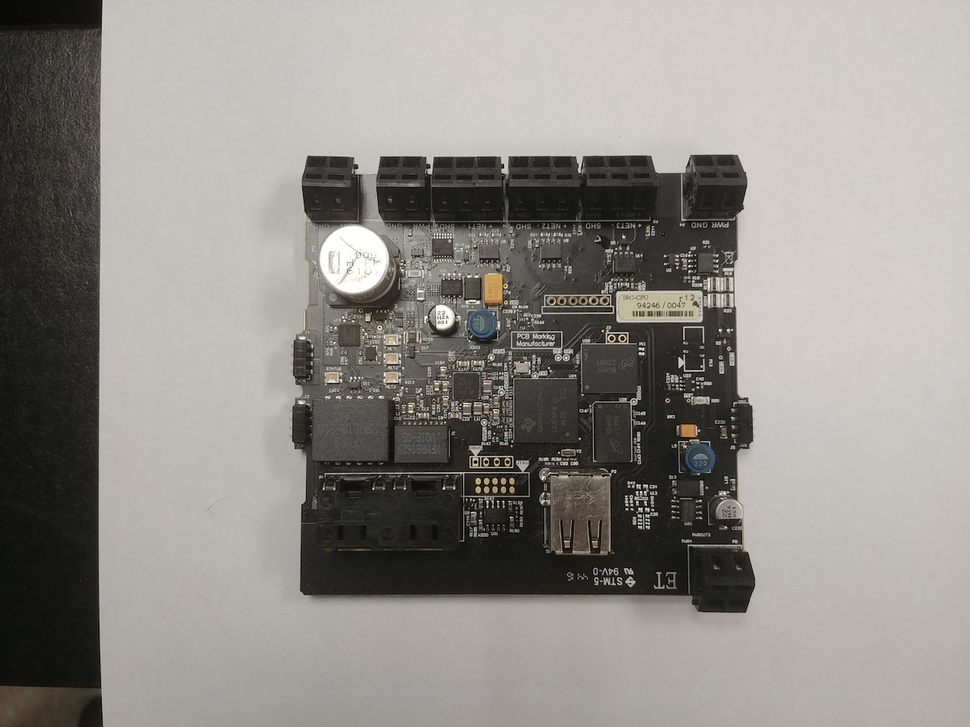
#> input picture opencv-cp2-Edge detection and Filters/cpu_01.jpg, 970 x 727 px, shrunk from 1280 x 960 before the run
$ python focus_change.py
#> lines starting #> are read from the running program, lines starting #| are printed output that depends on the picture
import cv2
import numpy as np

img = cv2.imread('cpu_01.jpg')
#> img is the input picture: shape (727, 970, 3); mean B, G, R 135.8, 140.5, 143.7
rows, cols = img.shape[:2]
#> rows = 727; cols = 970

# generating vignette mask using Gaussian kernels
kernel_x = cv2.getGaussianKernel(int(1.5 * cols), 200)
kernel_y = cv2.getGaussianKernel(int(1.5 * rows), 200)
kernel = kernel_y * kernel_x.T
mask = 255 * kernel / np.linalg.norm(kernel)
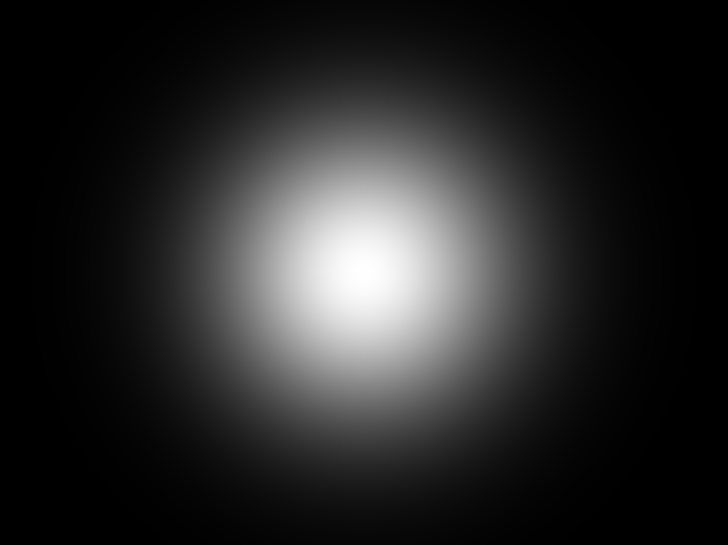
#> kernel: shape (1090, 1455) float64 (shown at 1/2 size); min 1.33e-10, max 4.01e-06, mean 6.31e-07; drawn with min black and max white
mask = mask[int(0.5 * rows):, int(0.5 * cols):]
output = np.copy(img)

# applying the mask to each channel in the input image
for i in range(3):
    output[:, :, i] = output[:, :, i] * mask
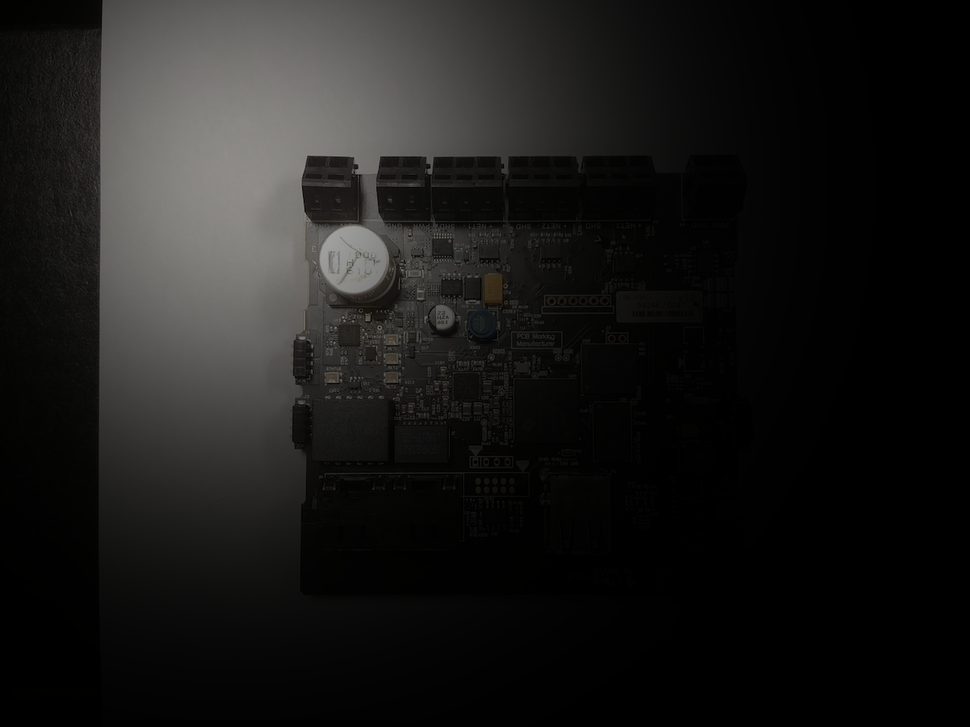
#> output: shape (727, 970, 3); mean B, G, R 25.1, 26.1, 26.6

cv2.imshow('Input', img)
cv2.imshow('Vignette with shifted focus', output)

cv2.waitKey(0)
